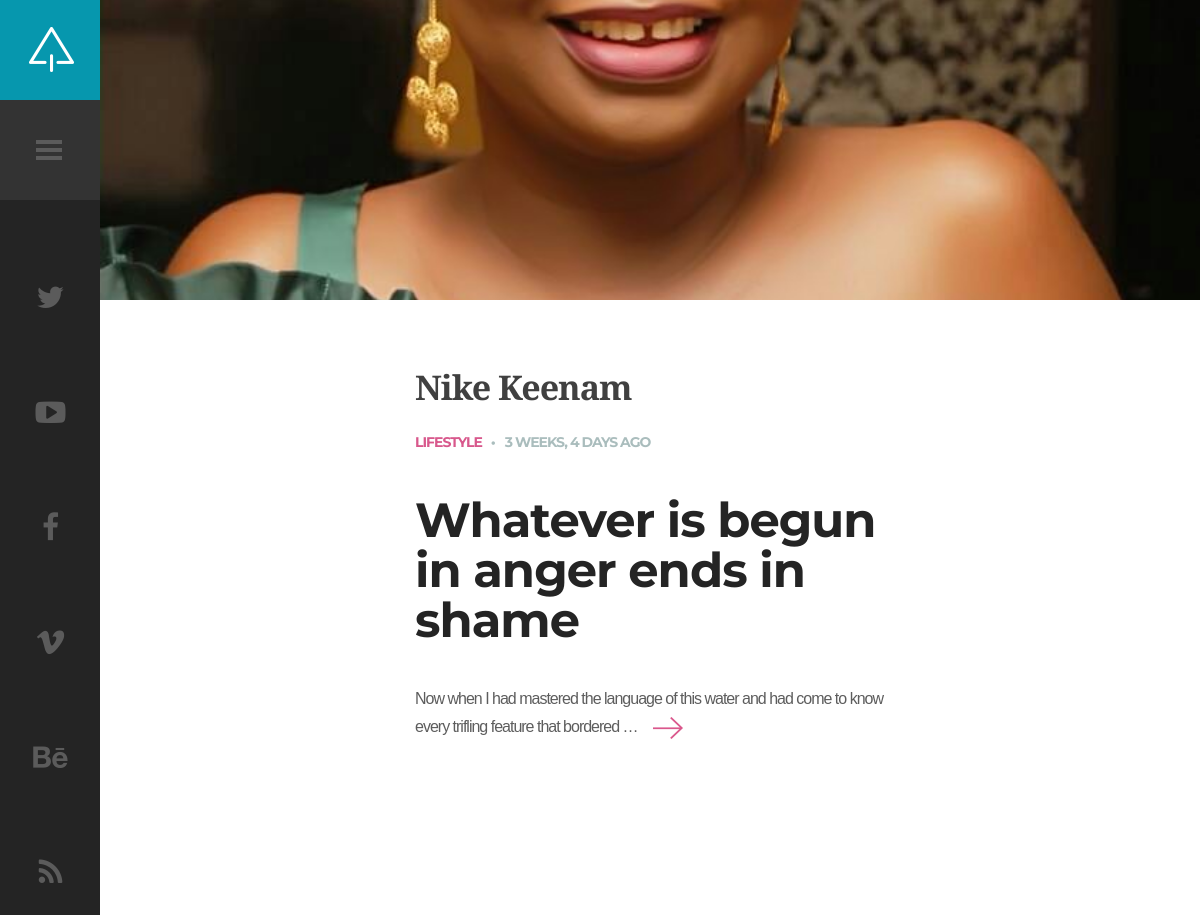
Screenshot of /food/ with the database file from the repository.
### post/models.py (models this page shows, shortened)
class Post(models.Model):
    title = models.CharField(max_length=60) # null=True , blank=True, default='Random Title' #(null=True means: let the user input value; blank=True means the user can't leave the space balnk)
    body = models.TextField()
    quote = models.CharField(max_length=500,  default=True, null=True)
    image = models.ImageField(upload_to='pictures/%Y/%m/%d/', max_length=255, null=True, blank=True)
    slide_image = models.FileField(upload_to='pictures/%Y/%m/%d/', max_length=255, null=True, blank=True)
    published = models.DateTimeField(auto_now_add=True)
    category = models.ForeignKey(Category, on_delete=models.CASCADE, null=True)
    likes = models.ManyToManyField(settings.AUTH_USER_MODEL, related_name='likes', default=True)
    featured = models.BooleanField(default=False)
    lifestyle = models.BooleanField(default=False)
    fashion = models.BooleanField(default=False)
    food = models.BooleanField(default=False)

class Category(models.Model):
    name = models.CharField(max_length=120)
    class Meta:
    	verbose_name_plural ='Categories'

### post/views.py (the view)
# urls.py: path('food/', food, name='food'),
def food(request):
	food = Post.objects.filter(food=True)
	return render(request, 'food.html', {'food':food})

### templates/food.html (shortened to what this page needs)
{% extends 'base.html' %}
{% block content %}
{% load static %}
{% load humanize %}
<div id="content" class="site-content">
            <div id="blog-wrapper">
                <div class="blog-holder center-relative">
                    <h2 class="entry-title">
                    <a href="{% url 'home' %}">Nike Keenam</a>
                </h2>
                    {% for post in food %}
                    <article id="post-1" class="blog-item-holder featured-post">
                        <div class="entry-content relative">
                            <div class="content-1170 center-relative">
                                <div class="cat-links">
                                    <ul>
                                        <li>
                                            <a href="{% url 'home' %}">{{post.category.name}}</a>
                                        </li>
                                    </ul>
                                </div>
                                <div class="entry-date published">{{post.published|naturaltime }}</div>
                                <h2 class="entry-title">
                                    <a href="{% url 'single' post.id %}">{{post.title}}</a>
                                </h2>
                                <div class="excerpt">
                                    {{post.body|truncatewords:20}}<a class="read-more" href="{% url 'single' post.id  %}"></a>
                                </div>
                            </div>
                        </div>
                    </article>
                    {% endfor %}
                </div>
            </div>
            <div class="featured-image-holder">
                <div class="featured-post-image" style="background-image: url( {% static "demo-images/author1.jpg" %})">
                </div>
            </div>
        </div>
                    {% endblock content %}

### static/css/common.css (style rules this page uses)
.center-relative { margin-left: auto; margin-right: auto; }
.relative { position: relative; }
h1,h2,h3,h4,h5,h6 { padding: 20px 0; }
h2 { font-size: 34px; line-height: 34px; }

### static/css/clear.css (style rules this page uses)
html, body, div, span, object, iframe, h1, h2, h3, h4, h5, h6, p, blockquote, pre, abbr, address, cite, code, del, dfn, em, img, ins, kbd, q, samp, small, strong, sub, sup, var, b, i, ol, ul, li, fieldset, form, label, legend, table, caption, tbody, tfoot, thead, tr, th, td, article, aside, canvas, details, figcaption, figure, footer, header, hgroup, menu, nav, section, summary, time, mark, audio, video { margin:0; padding:0; border:0; outline: none; font-size:100%; vertical-align:baseline; background:transparent; }
body { line-height:1; }
article,aside,details,figcaption,figure, footer,header,hgroup,menu,nav,section { display:block; }
nav ul,ul,ol { list-style:none; }
a { margin:0; padding:0; font-size:100%; outline: none; vertical-align:baseline; background:transparent; }

### static/style.css (style rules this page uses)
html { overflow: hidden; }
body { font-family: 'Libre Baskerville',sans-serif, Arial;; font-size: 18px; line-height: 35px; font-weight: 400; letter-spacing: -1px; color: #404040; background-color: #fff; }
body a { text-decoration: none; color: #404040; transition: color .2s linear, background-color .2s linear, border-color .2s linear; }
.site-content { width: calc(100% - 100px); margin-left: 100px; padding-bottom: 100px; position: relative; -webkit-transition: margin 0.3s ease; -moz-transition: margin 0.3s ease; -ms-transition: margin 0.3s ease; -o-transition: margin 0.3s ease; transition: margin 0.3s ease; }
#blog-wrapper { width: 50%; margin-left: 0; float: left; }
.blog-holder { padding-top: 100px; max-width: 470px; padding-bottom: 85px; }
.blog-item-holder { transition: .2s filter ease-in-out; -webkit-transition: .2s -webkit-filter ease-in-out; }
.featured-post { padding-bottom: 105px; }
.blog-item-holder.featured-post .entry-content .entry-title { font-size: 48px; line-height: 50px; padding-bottom: 40px; }
.blog-item-holder .entry-content .entry-title a { color: #242424; }
.blog-item-holder .entry-content .entry-title { font-family: 'Montserrat', sans-serif, Arial; font-size: 30px; line-height: 30px; padding-top: 35px; padding-bottom: 0; }
.excerpt { font-size: 16px; line-height: 28px; color: #5d5d5d; }
.read-more { background-image: url('images/arrow.png'); width: 30px; height: 30px; background-size: 30px; background-repeat: no-repeat; display: inline-block; vertical-align: -11px; margin-left: 15px; }
.featured-image-holder { width: 50%; float: right; }
.featured-post-image { position: fixed; height: 100%; width: 50%; width: calc(50% - 50px); background-size: cover; background-position: center center; }
.cat-links { font-family: 'Montserrat', sans-serif, Arial; display: inline-block; font-size: 16px; text-transform: uppercase; font-weight: 700; }
.cat-links ul li { display: inline-block; margin-right: 5px; }
.cat-links ul li a { color: #D8588C; font-size: 14px; }
.cat-links ul li:after { content: ","; }
.cat-links ul li:last-child:after { display: none; }
.published { font-family: 'Montserrat', sans-serif, Arial; display: inline-block; font-size: 14px; text-transform: uppercase; font-weight: 700; color: #aabdbd; }
.published:before { content: "\2022"; font-size: 14px; display: inline-block; margin-right: 10px; }
.blog .excerpt { font-size: 16px; line-height: 28px; color: #5d5d5d; }
@media screen and (max-width: 1650px) { .blog-holder { padding-top: 100px; padding-bottom: 100px; padding-left: 10%; padding-right: 10%; } }
@media screen and (max-width: 1220px) { #blog-wrapper { margin-top: 300px; } }
@media screen and (max-width: 1220px) { .featured-post-image { top: 0; left: 0; height: 300px; width: 100%; position: absolute; } }
@media screen and (max-width: 1220px) { #blog-wrapper { width: 100%; } }
@media screen and (max-width: 1220px) { .blog-holder { padding-top: 50px; } }
@media screen and (max-width: 1220px) { .blog-holder, .load-more-holder { padding-left: 10%; padding-right: 10%; } }
@media screen and (max-width: 1220px) { .featured-post { padding-bottom: 15px; } }

### rows the page displays
Post: category.name "LIFESTYLE", published "3 WEEKS, 4 DAYS AGO", title "Whatever is begun in anger ends in shame", body "Now when I had mastered the language of this water and had come to know every trifling feature that bordered …"
